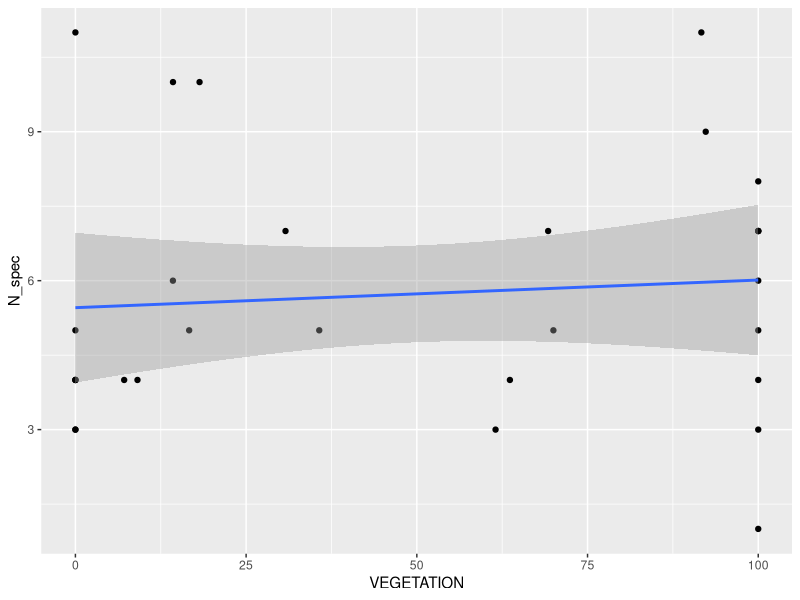
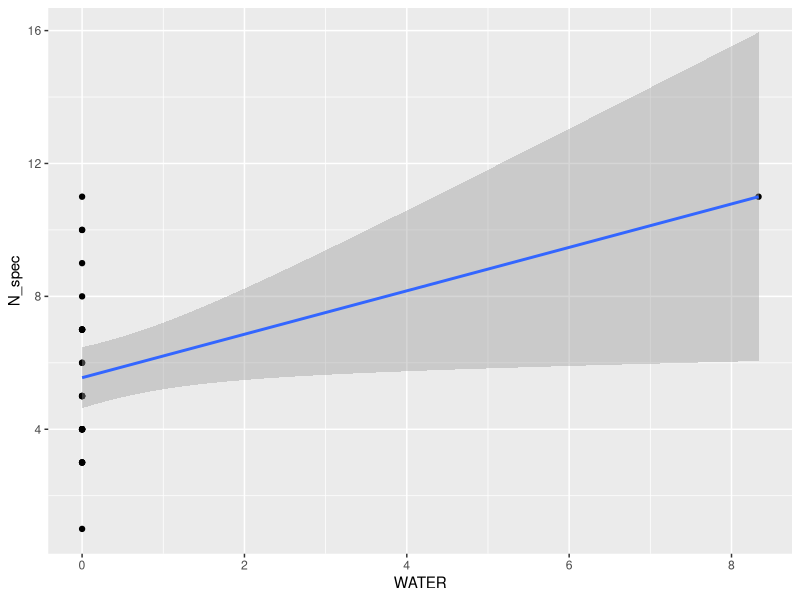
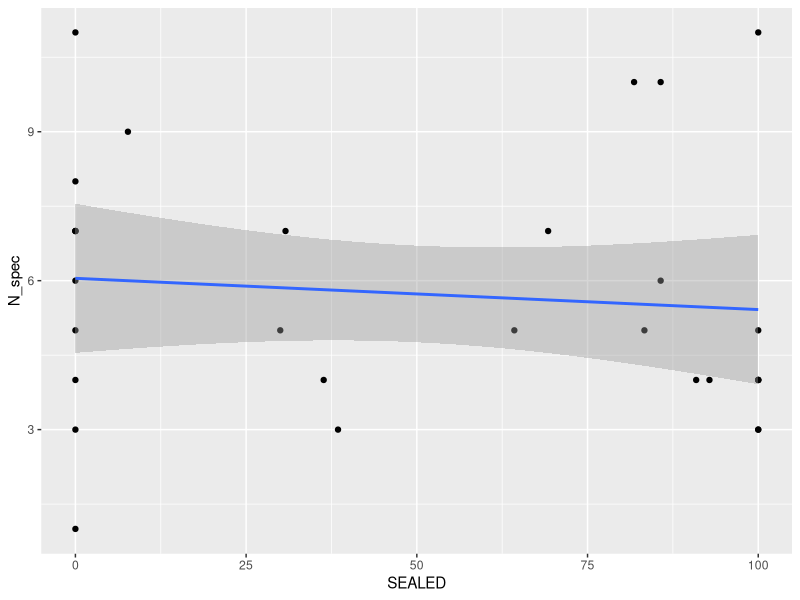
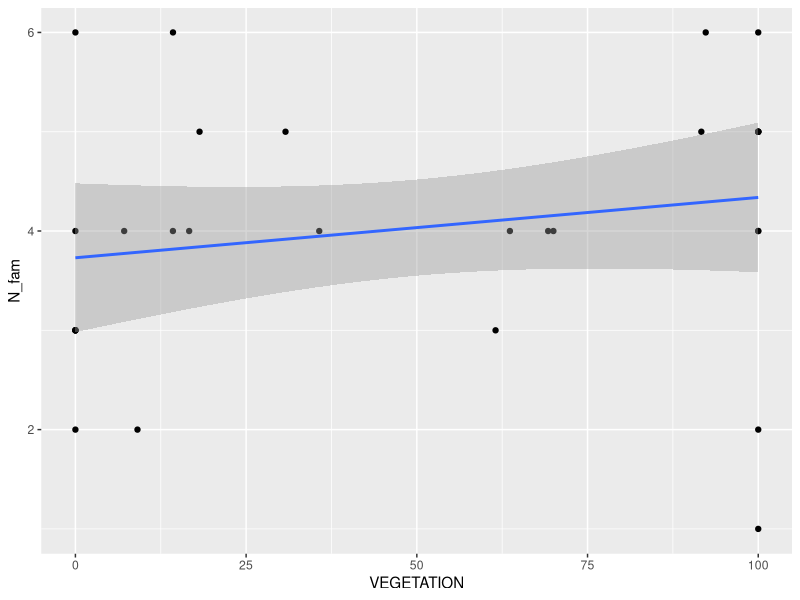
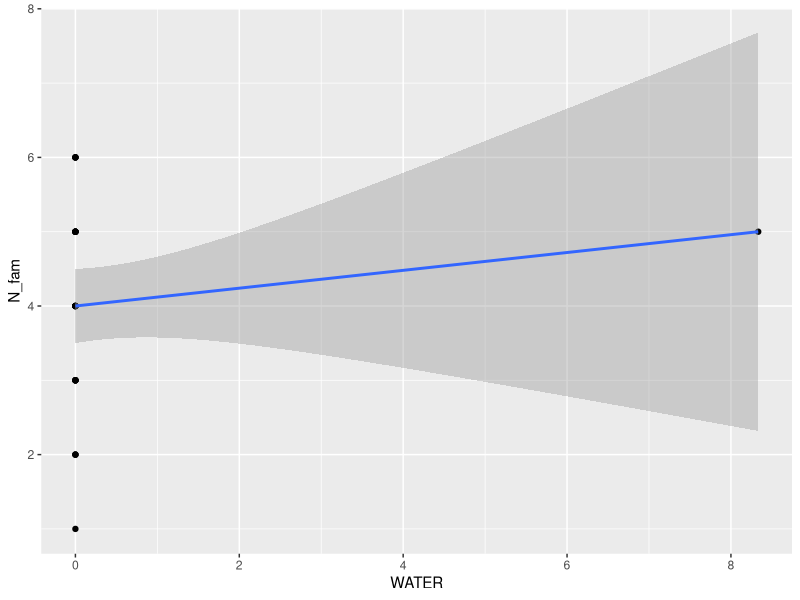
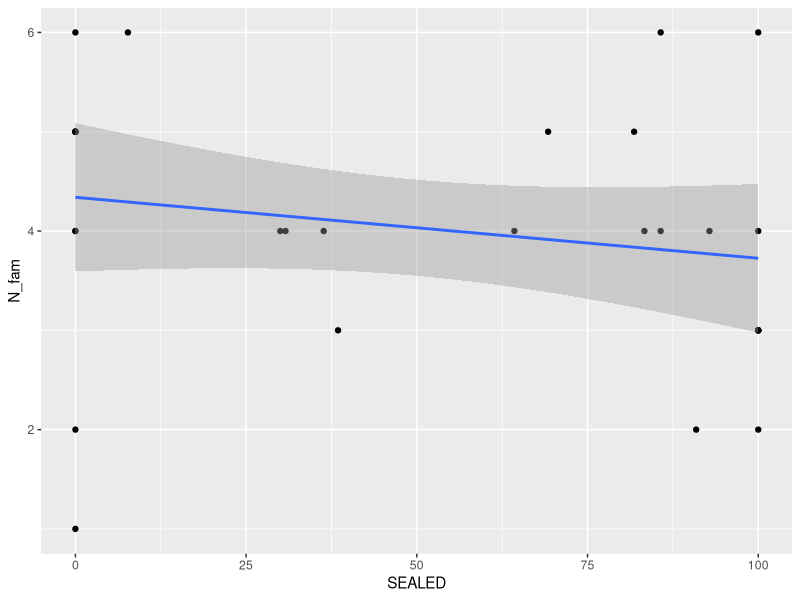
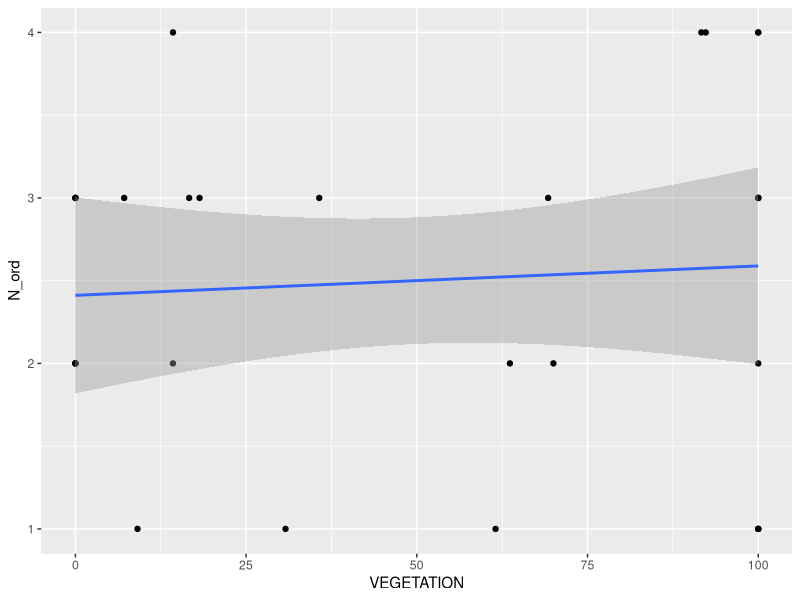
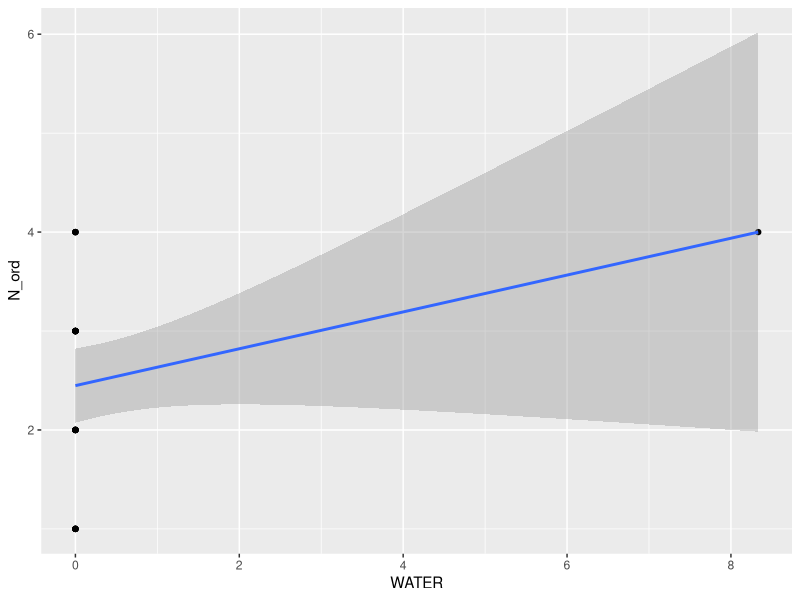

Here is the R script that generated these plots, in order:
library(readxl)
library(tidyverse)
setwd("C:/Users/marta/OneDrive - University of Gdansk/Dydaktyka/Ekologia zwierząt/Animal-Ecology-Lab")


div.data <- read_excel('DiversityDB1.xlsx', sheet = 'Census')

str(div.data)


# przygotowanie danych ze zliczonymi gatunkami

n_spec <- div.data %>% 
  group_by(GRUP, POINT) %>% 
  summarise(N_spec=n(),
            VEGETATION = mean(VEGETATION),
            WATER = mean(WATER),
            SEALED = mean(SEALED))

n_spec <- as.data.frame(n_spec)


n_spec %>% 
  ggplot(aes(y = N_spec, x = VEGETATION)) +
  geom_point() +
  geom_smooth(method = 'lm')

n_spec %>% 
  ggplot(aes(y = N_spec, x = WATER)) +
  geom_point() +
  geom_smooth(method = 'lm')

n_spec %>% 
  ggplot(aes(y = N_spec, x = SEALED)) +
  geom_point() +
  geom_smooth(method = 'lm')


# przygotowanie danych ze zliczonymi rodzinami

n_fam <- div.data %>% 
  group_by(GRUP, POINT) %>% 
  summarise(N_fam=n_distinct(FAMILY),
            VEGETATION = mean(VEGETATION),
            WATER = mean(WATER),
            SEALED = mean(SEALED))

n_fam <- as.data.frame(n_fam)


n_fam %>% ggplot(aes(N_fam, x = VEGETATION)) +
  geom_point() +
  geom_smooth(method = 'lm')

n_fam %>% ggplot(aes(N_fam, x = WATER)) +
  geom_point() +
  geom_smooth(method = 'lm')

n_fam %>% ggplot(aes(N_fam, x = SEALED)) +
  geom_point() +
  geom_smooth(method = 'lm')


# przygotowanie danych ze zliczonymi rzędami

n_ord <- div.data %>% 
  group_by(GRUP, POINT) %>% 
  summarise(N_ord=n_distinct(ORDER),
            VEGETATION = mean(VEGETATION),
            WATER = mean(WATER),
            SEALED = mean(SEALED))


n_ord <- as.data.frame(n_ord)


n_ord %>% ggplot(aes(N_ord, x = VEGETATION)) +
  geom_point() +
  geom_smooth(method = 'lm')

n_ord %>% ggplot(aes(N_ord, x = WATER)) +
  geom_point() +
  geom_smooth(method = 'lm')

n_fam %>% ggplot(aes(N_fam, x = SEALED)) +
  geom_point() +
  geom_smooth(method = 'lm')

# przygotowanie danych ze zliczonymi rzędami

n_ord <- div.data %>% 
  group_by(GRUP, POINT) %>% 
  summarise(N_ord=n_distinct(ORDER),
            VEGETATION = mean(VEGETATION),
            WATER = mean(WATER),
            SEALED = mean(SEALED))


n_ord <- as.data.frame(n_ord)


n_ord %>% ggplot(aes(N_ord, x = VEGETATION)) +
  geom_point() +
  geom_smooth(method = 'lm')

n_ord %>% ggplot(aes(N_ord, x = WATER)) +
  geom_point() +
  geom_smooth(method = 'lm')

n_fam %>% ggplot(aes(N_fam, x = SEALED)) +
  geom_point() +
  geom_smooth(method = 'lm')



